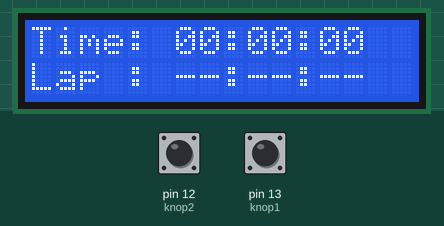
This sketch was run on a simulated Arduino Uno, built with avr-gcc and run on an emulated ATmega328P. On the bench: 16×2 character LCD. The test bench sets the inputs (shaded band); at power-on: pin 13 (knop1) LOW, pin 12 (knop2) LOW.

Above: at 1.2 s.
1.3 s: pin 13 (knop1) pulled HIGH for 0.15 s
At 1.75 s:
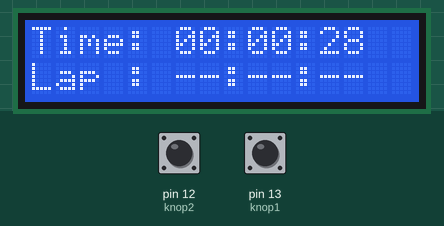
3.1 s: pin 13 (knop1) pulled HIGH for 1 s
At 4.41 s:
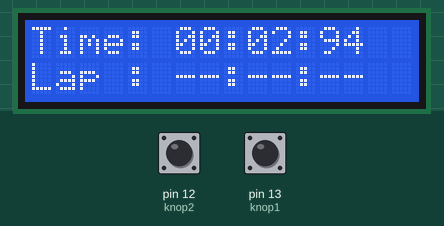
5.9 s: pin 12 (knop2) pulled HIGH for 0.15 s
Timing chart, 0 to 8.9 s (numbered marks = the images above; inputs shaded):
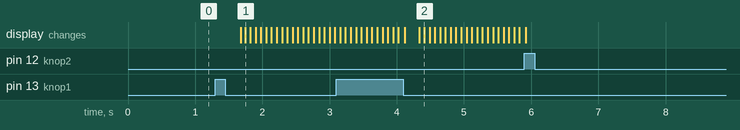

The sketch:

opdracht6.ino
```cpp
#include <Wire.h>
#include <LiquidCrystal_I2C.h>
// Initialiseer het LCD op het correcte adres ik gebruik 0x20
LiquidCrystal_I2C lcd(0x27, 16, 2);

const int knop1 = 13; // Start / Lap knop
const int knop2 = 12; // Pauze knop

unsigned long startTijd = 0;
unsigned long verstrekenTijd = 0;
unsigned long gepauzeerdeTijd = 0;
unsigned long lapTijd = 0;
// variabelen benoemen (unsigned long) zorgt dat hij niet af rond - bij een double kan hij fouten gaan maken

bool loopt = false;
bool heeftLap = false;

// Variabelen voor knop 1 (Start/Lap) timing
unsigned long knop1IngedruktTijd = 0;
bool knop1WasIngedrukt = false;
bool lapGeregistreerd = false;
const unsigned long langIndrukTijd = 2000;

// Timer om het LCD-scherm niet onnodig vaak door te geven (voorkomt lag)
unsigned long laatsteSchermUpdate = 0;
const unsigned long schermInterval = 50; // Update scherm elke 50ms

void setup() {
  pinMode(knop1, INPUT);
  pinMode(knop2, INPUT);

  lcd.init();
  lcd.backlight();
  resetStopwatch();
}

void loop() {
  int status1 = digitalRead(knop1);
  int status2 = digitalRead(knop2);

  // BEIDE KNOPPEN TEGELIJK (RESET) (WERKT)
  if (status1 == HIGH && status2 == HIGH) {
    resetStopwatch();
    delay(500); // pauze (debounce)
    return;
  }

  // KNOP 2 (PAUZE) (WERKT)
  if (status2 == HIGH && loopt) {
    loopt = false;
    gepauzeerdeTijd = millis() - startTijd;
    // Bereken de verstreken tijd: Actuele tijd van NU (millis) min de opgeslagen begintijd
    delay(200); // Korte debounce zodat hij direct reageert
  }

  //  KNOP 1 LOGICA (START & LAP) ---
  if (status1 == HIGH) {
    if (!knop1WasIngedrukt) {
      // Knop wordt NU net ingedrukt
      knop1IngedruktTijd = millis();
      knop1WasIngedrukt = true;
      lapGeregistreerd = false; // Reset de registratie
    } else {
      // Knop wordt ingehouden. Check of de 2 seconden voorbij zijn en we lopen
      if (loopt && !lapGeregistreerd && (millis() - knop1IngedruktTijd >= langIndrukTijd)) {
        lapTijd = millis() - startTijd;
        heeftLap = true;
        lapGeregistreerd = true; // Zorgt dat hij de lap maar één keer pakt per keer indrukken
        updateScherm();
      }
    }
  }

  // Knop 1 wordt losgelaten
  if (status1 == LOW && knop1WasIngedrukt) {
    unsigned long indrukDuur = millis() - knop1IngedruktTijd;

    // Alleen starten als de knop KORT was ingedrukt én we nog niet geregistreerd hebben
    if (indrukDuur < langIndrukTijd && !lapGeregistreerd) {
      if (!loopt) {
        if (gepauzeerdeTijd > 0) {
          startTijd = millis() - gepauzeerdeTijd;
        } else {
          startTijd = millis();
        }
        loopt = true;
      }
    }
    knop1WasIngedrukt = false;
    delay(200); // Korte debounce
  }

  // Live de tijd bijwerken op het scherm (maar met een interval om haperingen te voorkomen)
  if (loopt) {
    verstrekenTijd = millis() - startTijd;
    if (millis() - laatsteSchermUpdate >= schermInterval) {
      updateScherm();
      laatsteSchermUpdate = millis();
    }
  }
}

// functie om resultaten op het scherm te tonen (WERKTTTTTTTT)
void updateScherm() {
  unsigned long totaleMilliSeconden = loopt ? verstrekenTijd : (gepauzeerdeTijd > 0 ? gepauzeerdeTijd : 0);

  unsigned long minuten = totaleMilliSeconden / 60000;
  unsigned long seconden = (totaleMilliSeconden % 60000) / 1000;
  unsigned long centiSeconden = (totaleMilliSeconden % 1000) / 10;
  //berekeningen van minuten, secondes om vervolgens op het scherm te tonen

  // Rij 1: Live stopwatch tijd tonen
  lcd.setCursor(0, 0);
  lcd.print("Time: ");
  printNul(minuten); lcd.print(minuten); lcd.print(":");
  printNul(seconden); lcd.print(seconden); lcd.print(":");
  printNul(centiSeconden); lcd.print(centiSeconden);

  // Rij 2: Laptime tonen
  lcd.setCursor(0, 1);
  if (heeftLap) {
    unsigned long lapMin = lapTijd / 60000;
    unsigned long lapSec = (lapTijd % 60000) / 1000;
    unsigned long lapCent = (lapTijd % 1000) / 10;

    lcd.print("Lap : ");
    printNul(lapMin); lcd.print(lapMin); lcd.print(":");
    printNul(lapSec); lcd.print(lapSec); lcd.print(":");
    printNul(lapCent); lcd.print(lapCent);
  } else {
    lcd.print("Lap : --:--:--  ");
  }
}

void printNul(unsigned long getal) {
  if (getal < 10) {
    lcd.print("0");
  }
}

void resetStopwatch() {
  loopt = false;
  heeftLap = false;
  lapGeregistreerd = false;
  startTijd = 0;
  verstrekenTijd = 0;
  gepauzeerdeTijd = 0;
  lapTijd = 0;

  lcd.clear();
  lcd.setCursor(0, 0);
  lcd.print("Time: 00:00:00");
  lcd.setCursor(0, 1);
  lcd.print("Lap : --:--:--  ");
}
```

Measured:
- after the input at 1.3 s, the display: first changes after 0.38 s (image 1 shows a later state)
